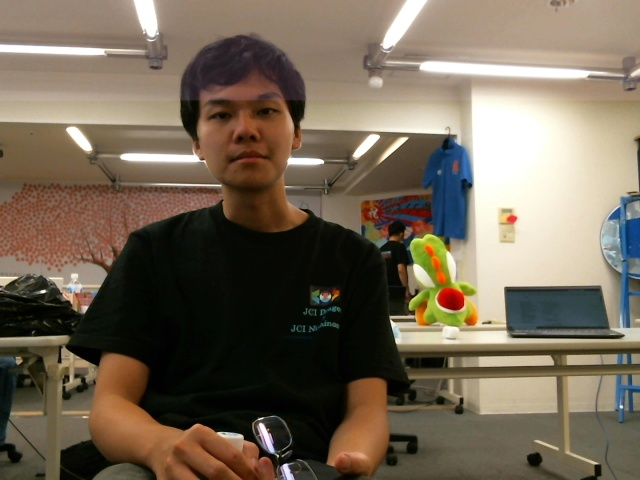
#> input picture raspi_code/video.jpg, 640 x 480 px
$ python kaoninshiki.py
#> lines starting #> are read from the running program, lines starting #| are printed output that depends on the picture; after the words box and inside, x2 and y2 are one past the last pixel; in counts of white or black regions, pixels touching at a corner belong together
#!/usr/bin/env python
# coding: utf-8

# In[24]:


import numpy as np
import cv2 as cv

# 顔検出対象の画像をロードし、白黒画像にしておく。
imgS = cv.imread('video.jpg')
#> imgS is the input picture: shape (480, 640, 3); mean B, G, R 86.3, 103.3, 115.9
imgG = cv.cvtColor(imgS, cv.COLOR_BGR2GRAY)
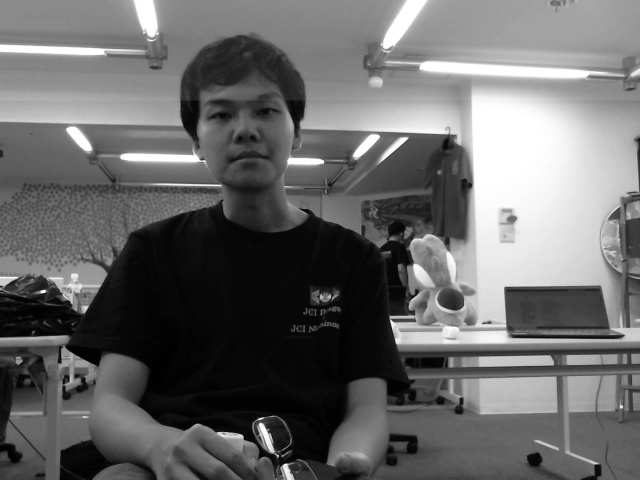
#> imgG: shape (480, 640); min 0, max 255, mean 105.1

# 学習済みデータをロード
face_cascade = cv.CascadeClassifier('haarcascade_frontalface_default.xml')
eye_cascade  = cv.CascadeClassifier('haarcascade_eye.xml')

# 顔検出を実行
faces = face_cascade.detectMultiScale(imgG, 1.3, 5)
#> faces = [[186, 63, 121, 121]]
print(faces)
#| [[186  63 121 121]]
#print(faces[0][2])

"""
if faces[0][2]>=250:
    print('ok')
else:
    print('近づいてください')
"""

# 顔検出箇所を矩形で囲む。

for (x,y,w,h) in faces:
    cv.rectangle(imgS,(x,y),(x+w,y+h),(0,255,255),4)
#> this loop made 1 pass
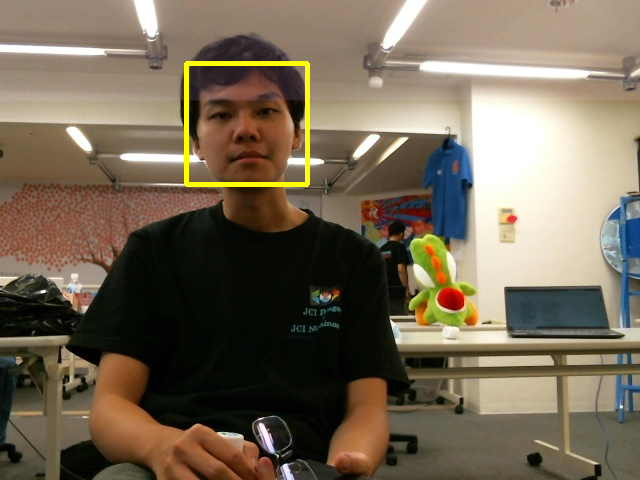
#> imgS: shape (480, 640, 3); 0.78% of pixels changed, all inside (x1, y1, x2, y2) = (184, 61, 310, 187)

# 表示
cv.imshow('image',imgS)
cv.waitKey(0)
cv.imwrite("face_detection.jpg",imgS)
# 表示消去
cv.destroyAllWindows()


# In[ ]:
